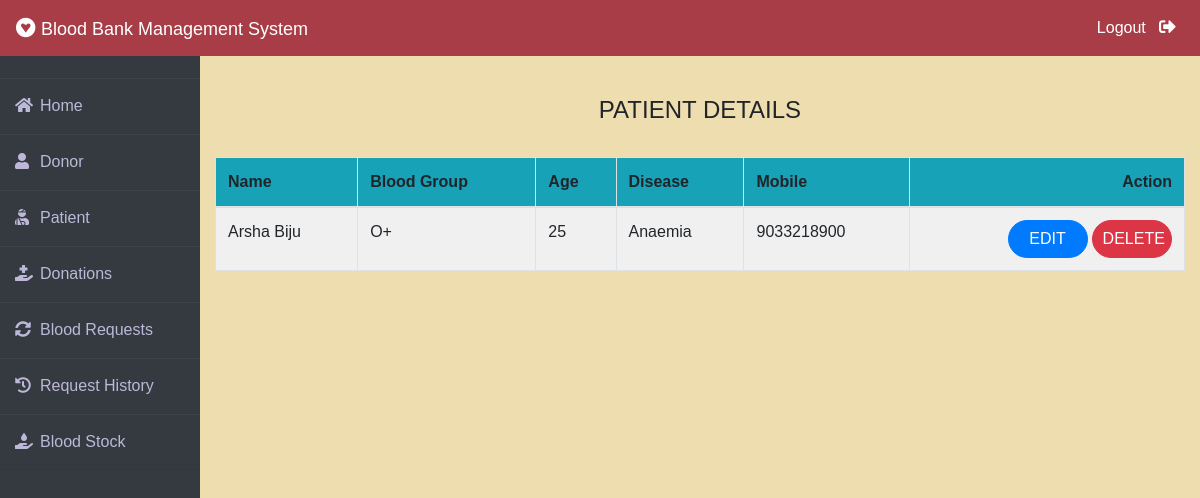
/admin-patient (signed in), run on the app's committed database.
### patient/models.py (models this page shows, shortened)
class Patient(models.Model):
    user=models.OneToOneField(User,on_delete=models.CASCADE)
    profile_pic= models.ImageField(upload_to='profile_pic/Patient/',null=True,blank=True)
    age=models.PositiveIntegerField()
    bloodgroup=models.CharField(max_length=10)
    disease=models.CharField(max_length=100)
    doctorname=models.CharField(max_length=50)
    address = models.CharField(max_length=40)
    mobile = models.CharField(max_length=20,null=False)
    @property
    def get_name(self):
        return self.user.first_name+" "+self.user.last_name

### blood/views.py (the view)
# urls.py: path('admin-patient', views.admin_patient_view,name='admin-patient'),
@login_required(login_url='adminlogin')
def admin_patient_view(request):
    patients=pmodels.Patient.objects.all()
    return render(request,'blood/admin_patient.html',{'patients':patients})

### blood/templates/blood/admin_patient.html
{% extends 'blood/adminbase.html' %}
{% block content %}
{% load widget_tweaks %}
{%load static%}
<br><br>
<div class="container">
    <H4 class="text-center">PATIENT DETAILS</H4><br>
    <table class="table table-light table-hover table-bordered table-striped">
        <thead class="bg-info">
            <tr>
                <th scope="col">Name</th>
                <th scope="col">Blood Group</th>
                <th scope="col">Age</th>
                <th scope="col">Disease</th>
                <th scope="col">Mobile</th>
                <th class="text-right">Action</th>
            </tr>
        </thead>
        <tbody>
            {% for t in patients %}
            <tr>
                <td> {{t.get_name}}</td>
                <td>{{t.bloodgroup}}</td>
                <td>{{t.age}}</td>
                <td>{{t.disease}}</td>
                <td>{{t.mobile}}</td>
                <td class="text-right">
                    <button class="btn btn-primary badge-pill" style="width: 80px;"><a  style="text-decoration: none;color: white;" href="{% url 'update-patient' t.id  %}">EDIT</a> </button>
                    <button class="btn btn-danger badge-pill" style="width: 80px;"><a  style="text-decoration: none;color: white;" href="{% url 'delete-patient' t.id  %}">DELETE</a> </button>
                </td>
            </tr>
            {% endfor %}
        </tbody>
    </table>
</div>
{% endblock content %}

### blood/templates/blood/adminbase.html (style rules this page uses)
* { margin: 0; padding: 0; box-sizing: border-box; list-style: none; text-decoration: none; font-family: 'Josefin Sans', sans-serif; }
body { background-color: #eeddaf; }

### data on the page
Patient: get_name "Arsha Biju", bloodgroup "O+", age "25", disease "Anaemia", mobile "9033218900"
